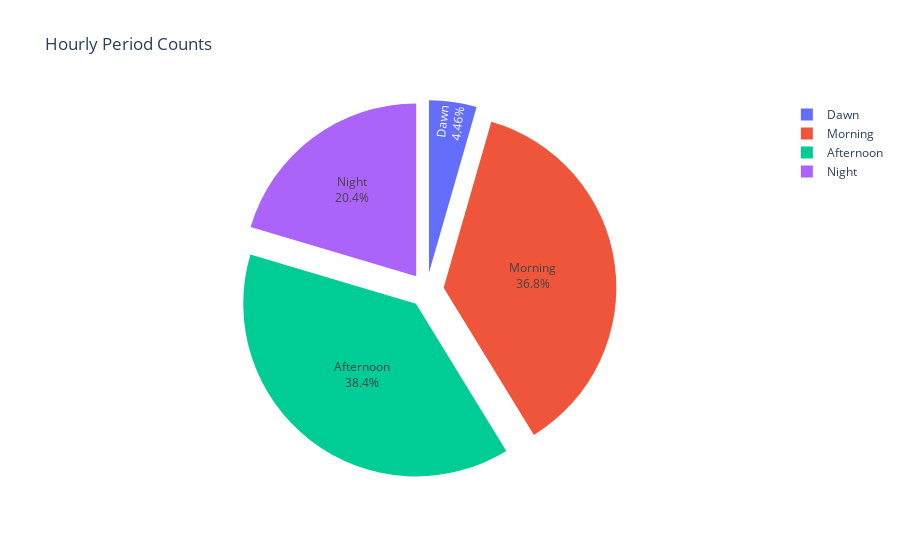

Write notebook code for a chart like this one.
### Code cell
import plotly.express as px

# Define the custom order and colors
custom_order = ["Dawn", "Morning", "Afternoon", "Night"]

# Create an interactive pie chart with Plotly
fig = px.pie(hourly_period_counts, values='record_count', names='period', 
             title='Hourly Period Counts', 
             hover_data=['record_count'], 
             labels={'record_count': 'Record Count'},
             category_orders={"period": custom_order})

# Customize the layout (optional)
fig.update_traces(textinfo='percent+label', pull=[0.1, 0.1, 0.1, 0.1])

# Show the chart
fig.show()

# Save the plot as an HTML file in the 'Python Plots' folder
plot_file_path = "Python Plots/hourly_period_counts.html"
fig.write_html(plot_file_path)

### Figure 1 — Plotly figure (JSON) as saved in the notebook; plotly's stock layout.template omitted (floating-point values rounded to 4 significant figures)
{"data": [{"customdata": [[474258], [3915482], [4081953], [2172213]], "direction": "clockwise", "domain": {"x": [0, 1], "y": [0, 1]}, "hovertemplate": "period=%{label}<br>Record Count=%{customdata[0]}<extra></extra>", "labels": ["Dawn", "Morning", "Afternoon", "Night"], "legendgroup": "", "name": "", "pull": [0.1, 0.1, 0.1, 0.1], "showlegend": true, "sort": false, "textinfo": "percent+label", "type": "pie", "values": [474258, 3915482, 4081953, 2172213]}], "layout": {"legend": {"tracegroupgap": 0}, "title": {"text": "Hourly Period Counts"}}}
